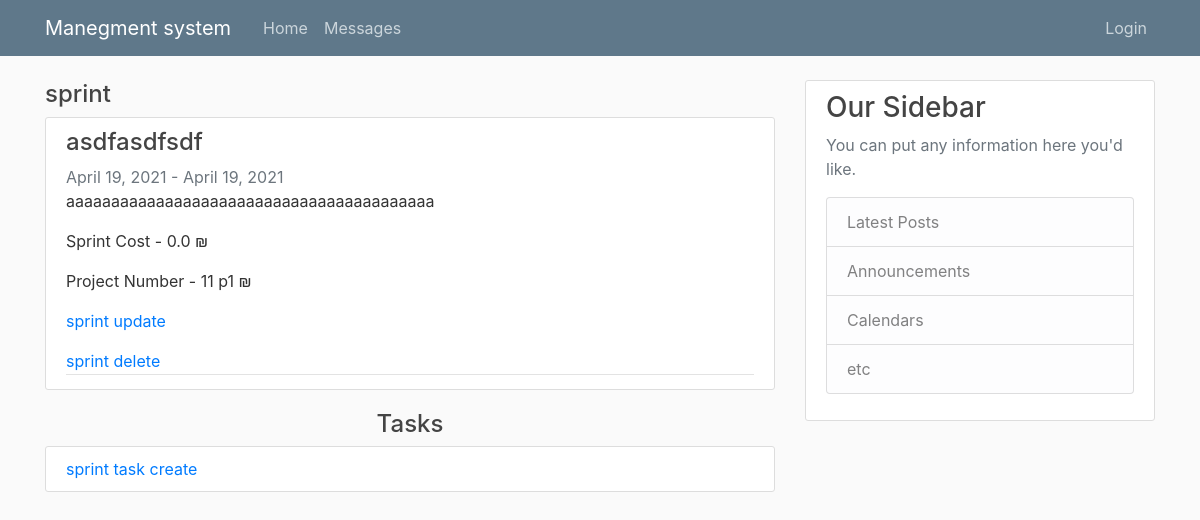
Page /manager/sprint/32 on the committed database.
### work/models.py (models this page shows, shortened)
class Sprint(models.Model):
    SprintName = models.CharField(max_length=300, null=False)
    Descripion = models.CharField(max_length=300, null=False)
    StartTime = models.DateTimeField(null=False)
    endTime = models.DateTimeField(null=False)
    projectnum = models.ForeignKey(project, on_delete=models.CASCADE)
    cost = models.FloatField(null=False, default=0)

class project(models.Model):
    ProjectName = models.CharField(max_length=300, null=False)
    Description = models.CharField(max_length=500, null=True)
    startTime = models.DateField(null=False, auto_now=True)
    endTime = models.DateField(null=False)
    client = models.ForeignKey(User, on_delete=models.CASCADE)
    manager = models.ForeignKey(User, related_name="project_manager", on_delete=models.CASCADE)
    Budget = models.FloatField(null=False, default=0)
    currentBudgeSchedule = models.FloatField(null=False, default=0)
    MoneySpends = models.FloatField(null=False, default=0)
    def __str__(self):
        return  self.id.__str__()+" " +self.ProjectName

### pages/views.py (the view)
# urls.py: path('manager/sprint/<int:sprint_id>', manager_views_sprints, name='manager_views_sprints'),
def manager_views_sprints(request, sprint_id):
    tasks = Sprint_Task.objects.all().filter(SpirntId=sprint_id)
    sprint = get_object_or_404(Sprint, id=sprint_id)
    p = sprint.projectnum
    route = 'sprint'
    print(route)
    return render(request, "manager_sprint_view.html",
                  {'tasks': tasks, 'sprint': sprint, 'p': p.pk, 'route': route})

### templates/manager_sprint_view.html (shortened to what this page needs)
{% extends "Base.html" %}
{% block content %}
        <h4>{{ route }}</h4>
        <article class="media content-section">
          <div class="media-body">
            <h4>{{ sprint.SprintName }}</h4>
               <a class="text-muted">{{ sprint.StartTime|date:"F d, Y" }}</a>
                <a class="text-muted"> - </a>
              <a class="text-muted">{{ sprint.endTime|date:"F d, Y" }}</a>
            <p class="article-content">{{ sprint.Descripion }}</p>
            <p><a class="mr-2" >Sprint Cost - {{ sprint.cost }} ₪ </a></p>
            <p><a class="mr-2" >Project Number  - {{ sprint.projectnum }} ₪ </a></p>
              <div class="article-metadata">
                <a href="{% url 'sprint-update' sprint.pk %}">sprint update</a>
                <a href="{% url 'sprint-delete'  sprint.projectnum.id sprint.pk %}">sprint delete</a>
            </div>
          </div>
        </article>
<h4><center>Tasks</center></h4>
    <article class="media content-section">
            <a href="{% url 'sprint_task-create' sprint.pk p %}">sprint task create</a>
    </article>
{% endblock content %}

### static/styles/main.css (style rules this page uses)
body { background: #fafafa; color: #333333; margin-top: 5rem; }
h1, h2, h3, h4, h5, h6 { color: #444444; }
.content-section { background: #ffffff; padding: 10px 20px; border: 1px solid #dddddd; border-radius: 3px; margin-bottom: 20px; }
.article-content { white-space: pre-line; }
.article-metadata { padding-bottom: 1px; margin-bottom: 4px; border-bottom: 1px solid #e3e3e3 }

### rows in the picture
Sprint: SprintName "asdfasdfsdf", StartTime "April 19, 2021", endTime "April 19, 2021", Descripion "aaaaaaaaaaaaaaaaaaaaaaaaaaaaaaaaaaaaaaaaa", cost "0.0", projectnum "11 p1"

### other values in the picture
{{ route }} "sprint"
